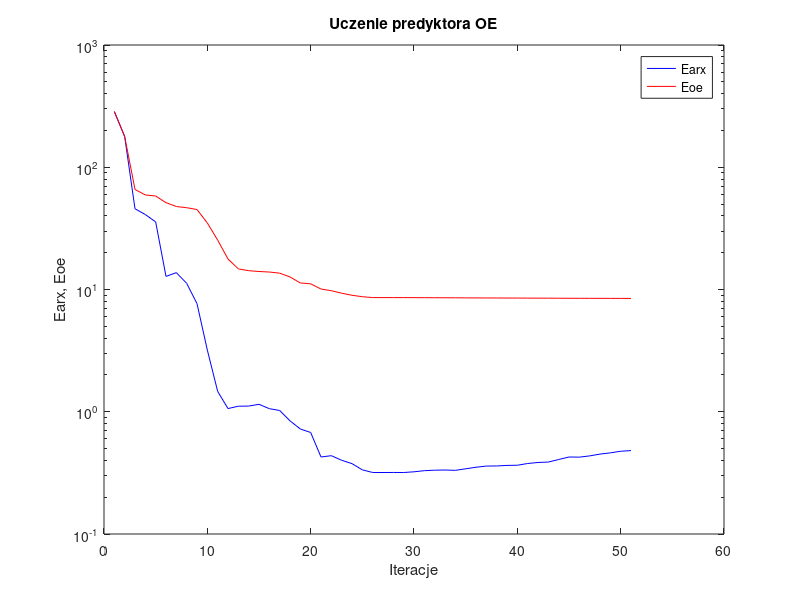
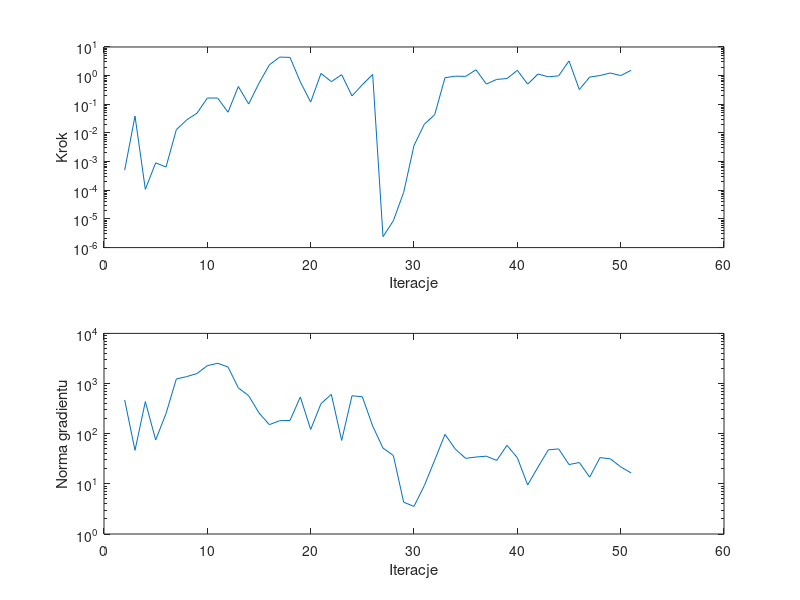

Recreate these plots in MATLAB, in order.
%uczenie predyktora oe
clear all;
n=0; farx(n+1)=2.854918e+002; foe(n+1)=2.853832e+002; wspucz(n+1)=0.000000e+000; ng(n+1)=0.000000e+000;
%odnowa zmiennej metryki
n=1; farx(n+1)=1.784165e+002; foe(n+1)=1.784718e+002; krok(n+1)=5.018139e-004; ng(n+1)=4.701646e+002;
n=2; farx(n+1)=4.574512e+001; foe(n+1)=6.583047e+001; krok(n+1)=3.881594e-002; ng(n+1)=4.663496e+001;
n=3; farx(n+1)=4.103158e+001; foe(n+1)=5.935202e+001; krok(n+1)=1.078966e-004; ng(n+1)=4.362693e+002;
n=4; farx(n+1)=3.571709e+001; foe(n+1)=5.819129e+001; krok(n+1)=9.064776e-004; ng(n+1)=7.518570e+001;
n=5; farx(n+1)=1.279962e+001; foe(n+1)=5.132213e+001; krok(n+1)=6.465635e-004; ng(n+1)=2.518508e+002;
n=6; farx(n+1)=1.374154e+001; foe(n+1)=4.773659e+001; krok(n+1)=1.296098e-002; ng(n+1)=1.234480e+003;
n=7; farx(n+1)=1.122921e+001; foe(n+1)=4.668623e+001; krok(n+1)=2.858001e-002; ng(n+1)=1.374617e+003;
n=8; farx(n+1)=7.665973e+000; foe(n+1)=4.509925e+001; krok(n+1)=4.904612e-002; ng(n+1)=1.584671e+003;
n=9; farx(n+1)=3.194529e+000; foe(n+1)=3.503181e+001; krok(n+1)=1.655202e-001; ng(n+1)=2.270454e+003;
n=10; farx(n+1)=1.466969e+000; foe(n+1)=2.534968e+001; krok(n+1)=1.655578e-001; ng(n+1)=2.536558e+003;
n=11; farx(n+1)=1.061906e+000; foe(n+1)=1.776202e+001; krok(n+1)=5.285294e-002; ng(n+1)=2.144258e+003;
n=12; farx(n+1)=1.109939e+000; foe(n+1)=1.474969e+001; krok(n+1)=4.187571e-001; ng(n+1)=8.190769e+002;
n=13; farx(n+1)=1.113025e+000; foe(n+1)=1.425364e+001; krok(n+1)=1.022485e-001; ng(n+1)=5.724529e+002;
n=14; farx(n+1)=1.150508e+000; foe(n+1)=1.403689e+001; krok(n+1)=5.461800e-001; ng(n+1)=2.595107e+002;
n=15; farx(n+1)=1.059822e+000; foe(n+1)=1.389875e+001; krok(n+1)=2.378126e+000; ng(n+1)=1.515164e+002;
n=16; farx(n+1)=1.024387e+000; foe(n+1)=1.360746e+001; krok(n+1)=4.440127e+000; ng(n+1)=1.818223e+002;
n=17; farx(n+1)=8.428446e-001; foe(n+1)=1.265996e+001; krok(n+1)=4.335649e+000; ng(n+1)=1.835939e+002;
n=18; farx(n+1)=7.228163e-001; foe(n+1)=1.131324e+001; krok(n+1)=6.046342e-001; ng(n+1)=5.405718e+002;
n=19; farx(n+1)=6.766316e-001; foe(n+1)=1.113382e+001; krok(n+1)=1.197092e-001; ng(n+1)=1.213341e+002;
n=20; farx(n+1)=4.265234e-001; foe(n+1)=1.009019e+001; krok(n+1)=1.197662e+000; ng(n+1)=3.979691e+002;
n=21; farx(n+1)=4.372648e-001; foe(n+1)=9.776947e+000; krok(n+1)=6.167589e-001; ng(n+1)=6.090533e+002;
n=22; farx(n+1)=4.008536e-001; foe(n+1)=9.326573e+000; krok(n+1)=1.077381e+000; ng(n+1)=7.343862e+001;
n=23; farx(n+1)=3.763556e-001; foe(n+1)=8.970485e+000; krok(n+1)=1.961845e-001; ng(n+1)=5.709668e+002;
n=24; farx(n+1)=3.348415e-001; foe(n+1)=8.731010e+000; krok(n+1)=4.811170e-001; ng(n+1)=5.454248e+002;
n=25; farx(n+1)=3.186007e-001; foe(n+1)=8.589453e+000; krok(n+1)=1.098329e+000; ng(n+1)=1.421981e+002;
%odnowa zmiennej metryki
n=26; farx(n+1)=3.184892e-001; foe(n+1)=8.588518e+000; krok(n+1)=2.408812e-006; ng(n+1)=5.162144e+001;
n=27; farx(n+1)=3.187167e-001; foe(n+1)=8.586494e+000; krok(n+1)=8.632369e-006; ng(n+1)=3.680197e+001;
n=28; farx(n+1)=3.184745e-001; foe(n+1)=8.586221e+000; krok(n+1)=8.489916e-005; ng(n+1)=4.306756e+000;
n=29; farx(n+1)=3.226696e-001; foe(n+1)=8.578394e+000; krok(n+1)=3.657312e-003; ng(n+1)=3.549889e+000;
n=30; farx(n+1)=3.296311e-001; foe(n+1)=8.571735e+000; krok(n+1)=2.017194e-002; ng(n+1)=9.258672e+000;
n=31; farx(n+1)=3.326411e-001; foe(n+1)=8.564890e+000; krok(n+1)=4.331299e-002; ng(n+1)=2.962445e+001;
n=32; farx(n+1)=3.338009e-001; foe(n+1)=8.559224e+000; krok(n+1)=8.457767e-001; ng(n+1)=9.695352e+001;
n=33; farx(n+1)=3.316671e-001; foe(n+1)=8.551352e+000; krok(n+1)=9.576737e-001; ng(n+1)=4.918574e+001;
n=34; farx(n+1)=3.415382e-001; foe(n+1)=8.539788e+000; krok(n+1)=9.429061e-001; ng(n+1)=3.225007e+001;
n=35; farx(n+1)=3.516366e-001; foe(n+1)=8.533415e+000; krok(n+1)=1.601772e+000; ng(n+1)=3.427794e+001;
n=36; farx(n+1)=3.595331e-001; foe(n+1)=8.527931e+000; krok(n+1)=5.076613e-001; ng(n+1)=3.562786e+001;
n=37; farx(n+1)=3.602438e-001; foe(n+1)=8.522855e+000; krok(n+1)=7.386536e-001; ng(n+1)=2.931053e+001;
n=38; farx(n+1)=3.639985e-001; foe(n+1)=8.516777e+000; krok(n+1)=7.926233e-001; ng(n+1)=5.859327e+001;
n=39; farx(n+1)=3.651709e-001; foe(n+1)=8.511597e+000; krok(n+1)=1.531110e+000; ng(n+1)=3.318378e+001;
n=40; farx(n+1)=3.773708e-001; foe(n+1)=8.502515e+000; krok(n+1)=5.045340e-001; ng(n+1)=9.503270e+000;
n=41; farx(n+1)=3.846374e-001; foe(n+1)=8.498927e+000; krok(n+1)=1.139125e+000; ng(n+1)=2.164519e+001;
n=42; farx(n+1)=3.877002e-001; foe(n+1)=8.494801e+000; krok(n+1)=9.110982e-001; ng(n+1)=4.766947e+001;
n=43; farx(n+1)=4.067905e-001; foe(n+1)=8.486193e+000; krok(n+1)=9.846165e-001; ng(n+1)=4.973979e+001;
n=44; farx(n+1)=4.265365e-001; foe(n+1)=8.477009e+000; krok(n+1)=3.263842e+000; ng(n+1)=2.426489e+001;
n=45; farx(n+1)=4.252349e-001; foe(n+1)=8.473724e+000; krok(n+1)=3.268918e-001; ng(n+1)=2.661604e+001;
n=46; farx(n+1)=4.354917e-001; foe(n+1)=8.469235e+000; krok(n+1)=8.922169e-001; ng(n+1)=1.360130e+001;
n=47; farx(n+1)=4.504053e-001; foe(n+1)=8.465667e+000; krok(n+1)=1.009182e+000; ng(n+1)=3.335919e+001;
n=48; farx(n+1)=4.610008e-001; foe(n+1)=8.460477e+000; krok(n+1)=1.238762e+000; ng(n+1)=3.156840e+001;
n=49; farx(n+1)=4.752115e-001; foe(n+1)=8.457449e+000; krok(n+1)=1.002885e+000; ng(n+1)=2.180362e+001;
n=50; farx(n+1)=4.811026e-001; foe(n+1)=8.454744e+000; krok(n+1)=1.531110e+000; ng(n+1)=1.654893e+001;

figure; semilogy(farx,'b'); hold on; semilogy(foe,'r'); xlabel('Iteracje'); ylabel('Earx, Eoe'); legend('Earx','Eoe'); title('Uczenie predyktora OE');
figure; subplot(2,1,1); semilogy(krok); xlabel('Iteracje'); ylabel('Krok');
subplot(2,1,2); semilogy(ng); xlabel('Iteracje'); ylabel('Norma gradientu');
Earx=farx(n+1)
Eoe=foe(n+1)
